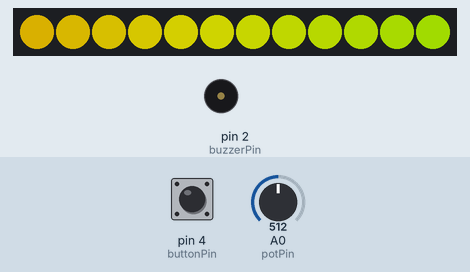
Simulated run of this sketch. Board: Arduino Uno, built with avr-gcc and run on an emulated ATmega328P. Shown: 12 RGB LEDs in strip order, left to right, buzzer (waves = sounding). The test bench sets the inputs (shaded band); at power-on: A0 (potPin) = 512, pin 4 (buttonPin) HIGH. Dim RGB values are drawn brighter than linear; random numbers use the default seed unless the sketch sets one; what the sketch prints to the serial monitor is not drawn.

Above: at 4.1 s.
4.2 s: A0 (potPin) set to 716
At 4.98 s:
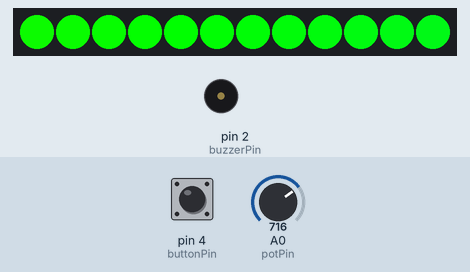
6.6 s: pin 4 (buttonPin) pulled LOW for 0.15 s
At 6.75 s:
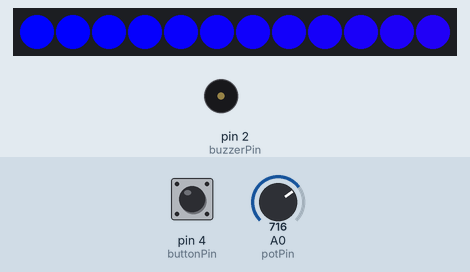
7.3 s: pin 4 (buttonPin) pulled LOW for 1 s
At 7.37 s:
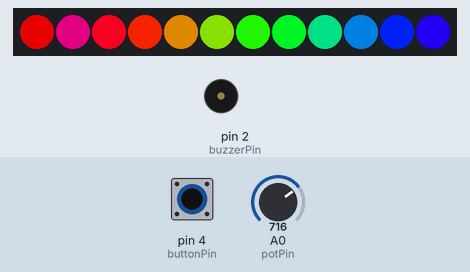
8.9 s: A0 (potPin) set to 900
At 8.97 s:
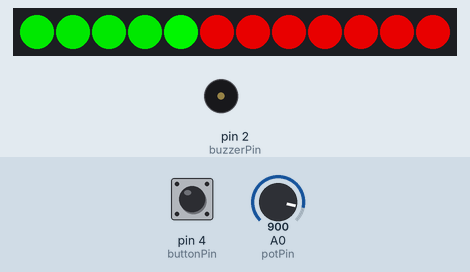
11.5 s: A0 (potPin) set to 1023
At 11.57 s:
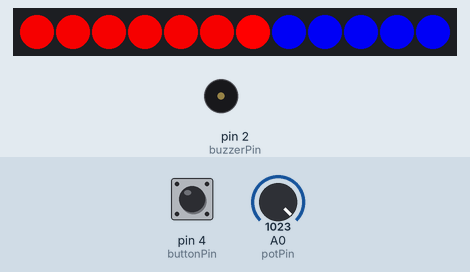
13.0 s: pin 4 (buttonPin) pulled LOW for 3.2 s
Timing chart, 0 to 16.0 s (numbered marks = the images above; inputs shaded):
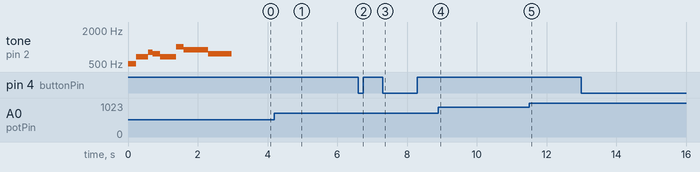

The sketch:

davids-magic-crystal.ino
```cpp
#include <Adafruit_NeoPixel.h>

#define neoPin 6
#define buttonPin 4
int buzzerPin = 2;
int potPin = A0;
bool oldState = HIGH;
int mode = 0;
unsigned long randomLast = 0;
int wait = 100;
unsigned long colorWipeLast = 0;
unsigned long colorCycleLast = 0;
int i = 0;
unsigned long colorFadeLast = 0;
int j = 0;
int colorFadeTop = 0;
uint32_t c;
uint32_t d;
int colorCounter = 0;
int cycleColor;
unsigned long rainbowLast = 0;
uint16_t rainbowj;
int colorType = 0;
int r, g, b;

int noteIndex = 0;
unsigned long prevMillisBuzz = 0;

//Constructor
Adafruit_NeoPixel strip = Adafruit_NeoPixel(12, neoPin, NEO_GRB + NEO_KHZ800);

void setup() {
  strip.begin();
  strip.show(); // Initialize all pixels to 'off'
  Serial.begin(9600);
  pinMode(buttonPin, INPUT_PULLUP);

  randomSeed(analogRead(1));
  const float pitchAdjuster = random(30, 200) / 100.0;
  const float tempoAdjuster = random(25, 125) / 100.0;
  Serial.println("pitchAdjuster:");
  Serial.println(pitchAdjuster);
  Serial.println("tempoAdjuster");
  Serial.println(tempoAdjuster);
  // notes for Harry Potter theme song
  #define E4  330 * pitchAdjuster
  #define A4  440 * pitchAdjuster
  #define C5  523 * pitchAdjuster
  #define B4  494 * pitchAdjuster
  #define A4  440 * pitchAdjuster
  #define E5  659 * pitchAdjuster
  #define D5  587 * pitchAdjuster
  #define B4  494 * pitchAdjuster

  int notes[] = {
    E4, A4, C5, B4,
    A4, E5, D5, B4
  };
  int duration[] = {         //duration of each note (in ms) Quarter Note is set to 250 ms
    350, 530, 210, 350,
    700, 350, 1100, 1050
  };


  // Initialize all the LEDs with a random color

  int r = random(0, 6);
  switch(r)
  {
    case 0: d = strip.Color(150, 0, 0);
            break;
    case 1: d = strip.Color(0, 150, 0);
            break;
    case 2: d = strip.Color(0, 0, 150);
            break;
    case 3: d = strip.Color(150, 150, 0);
            break;
    case 4: d = strip.Color(0, 150, 150);
            break;
    case 5: d = strip.Color(150, 0, 150);
            break;
  }

  for(int i = 0; i < strip.numPixels(); i++)
  {
    strip.setPixelColor(i, d);
    strip.show();
  }

  // Play the Harry Potter song on intro
  for(int i = 0; i < 8; i++)
  {
    tone(buzzerPin, notes[i]);
    delay(duration[i] * tempoAdjuster);
  }
  // Turn the buzzer off
  noTone(buzzerPin);

}

void loop()
{

  bool newState = digitalRead(buttonPin);
  if (newState == LOW && oldState == HIGH)
  {
    // Short delay to debounce button.
    delay(20);
    // Check if button is still low after debounce.
    newState = digitalRead(buttonPin);
    if (newState == LOW)
    {
      mode++;
      if (mode > 4)
        mode = 0;
        // Beep when button is pushed.
//      tone(buzzerPin, 400);
//      delay(40);
//      tone(buzzerPin, 1000);
//      delay(40);
//      noTone(buzzerPin);
    }

  }
  // Set the last button state to the old state.
  oldState = newState;

  int potValue = analogRead(potPin);
  int brightness = map(potValue, 0, 1023, 10, 255);
  int rainbowWait = map(potValue, 0, 1023, 40, 10);
  int fadeWait = map(potValue, 0, 1023, 200, 1);

  // the button controls the mode
  switch(mode)
  {
    case 0: rainbow(rainbowWait);
            break;
    case 1: rainbowCycle(rainbowWait);
            break;
    case 2: colorCycle(brightness, wait);
            break;
    case 3: colorCycle(brightness, wait*2);
            break;
    case 4: colorFade(fadeWait);
            break;
  }

}


// Fill the dots one after the other with a color
void colorCycle(int brightness, uint8_t wait)
{
  unsigned long colorCycleClock = millis();
  if(colorCycleClock - colorCycleLast >= wait)
  {

    switch(colorCounter)
    {
      case 0: strip.setPixelColor(i, strip.Color(brightness, 0, 0));
              break;
      case 1: strip.setPixelColor(i, strip.Color(0, brightness, 0));
              break;
      case 2: strip.setPixelColor(i, strip.Color(0, 0, brightness));
              break;
    }

    strip.show();
    colorCycleLast = colorCycleClock;
    if(i < strip.numPixels()-1)
    {
      i++;
    }
    else
    {
      i = 0;
      if(colorCounter < 2)
      {
        colorCounter++;
      }
      else
      {
        colorCounter = 0;
      }

    }
  }
}


// colorFade
void colorFade(uint8_t wait)
{
  unsigned long colorFadeClock = millis();

  switch(colorType)
  {
    case 0: c = strip.Color(j, 0, 0); // colorType 0 = red;
      break;
    case 1: c = strip.Color(0, j, 0); // colorType 1 = green;
      break;
    case 2: c = strip.Color(0, 0, j); // colorType 2 = blue;
      break;
    case 3: c = strip.Color(j, j, 0); // colorType 3 = yellow;
      break;
    case 4: c = strip.Color(j, 0, j); // colorType 4 = purple;
      break;
    case 5: c = strip.Color(0, j, j); // colorType 5 = teal;
      break;
  }

  if(colorFadeTop == 0)
  {
    if(colorFadeClock - colorFadeLast >= wait)
    {
      for(uint16_t i=0; i<strip.numPixels(); i++)
      {
        strip.setPixelColor(i, c);
        strip.show();
      }
      colorFadeLast = colorFadeClock;
      if(j < 255)
      {
        j+=5;
      }
      else
      {
        colorFadeTop = 1;
      }
    }
  }

  if(colorFadeTop == 1)
  {
    if(colorFadeClock - colorFadeLast >= wait)
    {
      for(uint16_t i=0; i<strip.numPixels(); i++)
      {
        strip.setPixelColor(i, c);
        strip.show();
      }
      colorFadeLast = colorFadeClock;
      if(j > 0)
      {
        j-=5;
      }
      else
      {
        colorFadeTop = 0;
        if(colorType < 5)
        {
          colorType++;
        }
        else
        {
          colorType = 0;
        }
      }
    }
  }
}


void rainbow(uint8_t wait)
{

  unsigned long rainbowClock = millis();

  if(rainbowClock - rainbowLast >= wait)
  {

    // Iterate through colors
    if(rainbowj < 256)
    {
      rainbowj++;
    }
    else
    {
      rainbowj = 0;
    }

    // Apply the new color to every pixel in an instant
    for(int x = 0; x < strip.numPixels(); x++)
      {
        strip.setPixelColor(x, Wheel((x + rainbowj) & 255));
      }

    strip.show();

    rainbowLast = rainbowClock;
  }

}


void rainbowCycle(uint8_t wait)
{

  unsigned long rainbowClock = millis();

  if(rainbowClock - rainbowLast >= wait)
  {
    // Iterate through colors
    if(rainbowj < 256*5)
    {
      rainbowj++;
    }
    else
    {
      rainbowj = 0;
    }

    // Apply the new color to every pixel in an instant
    for(int x = 0; x < strip.numPixels(); x++)
      {
        strip.setPixelColor(x, Wheel(((x * 256 / strip.numPixels()) + rainbowj) & 255));
      }

    strip.show();

    rainbowLast = rainbowClock;
  }

}


// Input a value 0 to 255 to get a color value.
// The colours are a transition r - g - b - back to r.
uint32_t Wheel(byte WheelPos) {
  WheelPos = 255 - WheelPos;
  if(WheelPos < 85) {
    return strip.Color(255 - WheelPos * 3, 0, WheelPos * 3);
  }
  if(WheelPos < 170) {
    WheelPos -= 85;
    return strip.Color(0, WheelPos * 3, 255 - WheelPos * 3);
  }
  WheelPos -= 170;
  return strip.Color(WheelPos * 3, 255 - WheelPos * 3, 0);
}
```
